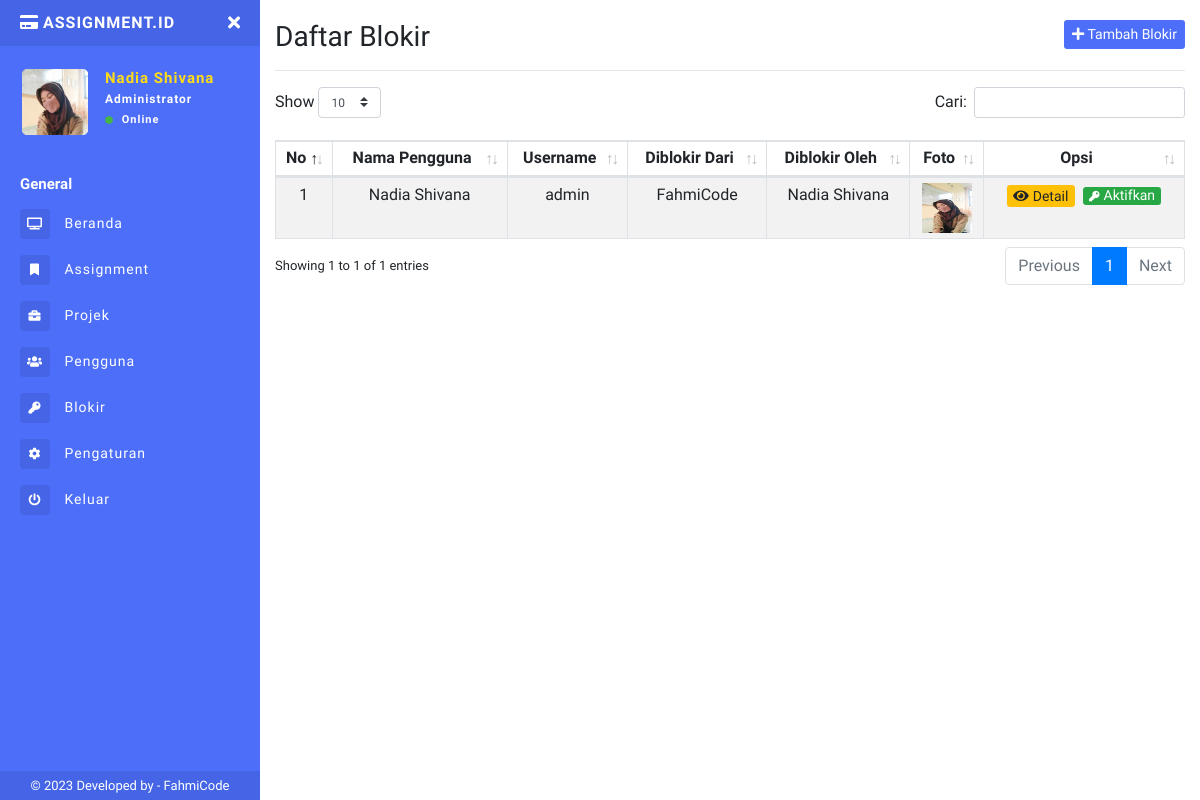
Screenshot of /app/daftar-blokir.php (signed in) with the database file from the repository.
### tables this page shows
CREATE TABLE `tb_pengguna` (
  `id` int(11) NOT NULL,
  `nama` varchar(50) NOT NULL,
  `username` varchar(30) NOT NULL,
  `password` varchar(40) NOT NULL,
  `email` varchar(50) NOT NULL,
  `tlpn` varchar(20) NOT NULL,
  `level` enum('Member','Leader','Administrator') NOT NULL,
  `logo` varchar(40) NOT NULL,
  `status` tinyint(4) NOT NULL,
  `kd_projek` varchar(20) NOT NULL,
  `created_at` timestamp NOT NULL DEFAULT current_timestamp(),
  `update_at` datetime DEFAULT NULL
);

CREATE TABLE `tb_blokir` (
  `id` int(11) NOT NULL,
  `id_pengguna` varchar(20) NOT NULL,
  `kd_projek` varchar(20) NOT NULL,
  `alasan` text NOT NULL,
  `blokir_by` varchar(50) NOT NULL,
  `created_at` date DEFAULT NULL
);

CREATE TABLE `tb_projek` (
  `kode_projek` char(12) NOT NULL,
  `nama` varchar(50) NOT NULL,
  `deskripsi` text NOT NULL,
  `token_projek` char(6) NOT NULL,
  `progress_projek` int(5) NOT NULL,
  `target_selesai` date DEFAULT NULL,
  `status` tinyint(4) NOT NULL,
  `created_by` varchar(10) NOT NULL,
  `created_at` date DEFAULT NULL,
  `update_at` datetime DEFAULT NULL
);

### app/daftar-blokir.php (the view, shortened to what this page needs)
<?php
include 'sidebar.php';
$query = "SELECT tb_pengguna.nama AS pengguna,tb_pengguna.username,tb_blokir.alasan,tb_projek.nama AS projek,tb_blokir.created_at,tb_blokir.id,tb_blokir.blokir_by,tb_pengguna.logo,tb_pengguna.status,tb_blokir.kd_projek FROM tb_blokir INNER JOIN tb_pengguna ON tb_blokir.id_pengguna = tb_pengguna.id INNER JOIN tb_projek ON tb_blokir.kd_projek = tb_projek.kode_projek";
$run = mysqli_query($conn, $query);
?>
<h1 class="h3 mb-0">
  Daftar Blokir
  <button class="btn btn-primary btn-sm border-0 float-right" type="button" data-toggle="modal" data-target="#Tambah"><i class="fa fa-plus"></i> Tambah Blokir</button>
</h1>
<hr>
<table class="table table-striped table-sm table-bordered dt-responsive nowrap text-center" id="table" width="100%">
  <thead>
    <tr>
      <th>No</th>
      <th>Nama Pengguna</th>
      <th>Username</th>
      <th>Diblokir Dari</th>
      <th>Diblokir Oleh</th>
      <th>Foto</th>
      <th>Opsi</th>
    </tr>
  </thead>
  <tbody>
    <?php $no = 1;
    while ($p = mysqli_fetch_array($run)) {
    ?>
      <tr>
        <td><?= $no++; ?></td>
        <td><?= $p['pengguna']; ?></td>
        <td><?= $p['username']; ?></td>
        <td><?= $p['projek']; ?></td>
        <td><?= $p['blokir_by']; ?></td>
        <td><a href="../uploads/profil/<?= $p['logo']; ?>" target="_blank"><img src="../uploads/profil/<?= $p['logo']; ?>" height="50px" width="50px" alt=""></a></td>
        <td>
          <a href="detail-blokir.php?id=<?= $p['id']; ?>" class="btn btn-warning btn-xs mr-1">
            <i class="fa fa-eye mr-1"></i>Detail
          </a>
          <a class="btn btn-success btn-xs aktifkan-data" href="proses-aktifkan.php?id=<?= $p['id']; ?>">
            <i class="fa fa-key fa-xs mr-1"></i>Aktifkan</a>
        </td>
      </tr>
    <?php } ?>
  </tbody>
</table>
<?php include "footer.php" ?>

### app/sidebar.php (shortened to what this page needs)
<?php
include '../connection/koneksi.php';
$query = "SELECT * FROM tb_pengguna WHERE id = '" .  $_COOKIE['id'] . "'";
$run = mysqli_query($conn, $query);
$d = mysqli_fetch_array($run);
?>
<!DOCTYPE html>
<html>
<head>
  <link rel="stylesheet" href="https://maxcdn.bootstrapcdn.com/bootstrap/4.0.0/css/bootstrap.min.css">
  <link href="../assets/css/style.css" rel="stylesheet">
  <link href="https://use.fontawesome.com/releases/v5.0.6/css/all.css" rel="stylesheet">
  <link href="../assets/vendor/datatables/dataTables.bootstrap4.min.css" rel="stylesheet">
  <link href="../assets/vendor/datatables/responsive.bootstrap4.min.css" rel="stylesheet">
</head>
<body>
  <div class="page-wrapper chiller-theme toggled">
    <nav id="sidebar" class="sidebar-wrapper">
      <div class="sidebar-content">
        <div class="sidebar-brand">
          <a href="./"><i class="fa fa-credit-card mr-1 text-uppercase"></i>assignment.id</a>
          <div id="close-sidebar">
            <i class="fas fa-times"></i>
          </div>
        </div>
        <div class="sidebar-header">
          <div class="user-pic" style="height:70px;width:70px;">
            <img class="img-responsive img-rounded" src="../uploads/profil/<?= $d['logo']; ?>" alt="User picture">
          </div>
          <div class="user-info">
            <span class="user-name"><?= $d['nama']; ?>
            </span>
            <span class="user-role"><?= $d['level'] ?> <?= $d['level'] != 'Administrator' ? 'Team' : '' ?></span>
            <span class="user-status">
              <i class="fa fa-circle"></i>
              <span>Online</span>
            </span>
          </div>
        </div>
        <div class="sidebar-menu">
          <ul>
            <li class="header-menu">
              <span>General</span>
            </li>
            <li>
              <a href="index.php">
                <i class="fas fa-tv"></i>
                <span>Beranda</span>
              </a>
            </li>
            <li>
              <a href="info-task.php">
                <i class="fa fa-fw fa-bookmark"></i>
                <span>Assignment</span>
              </a>
            </li>
            <?php
            if ($d['level'] == "Administrator" || $d['level'] == "Leader") { ?>
              <li class="nav-item">
                <a class="nav-link collapsed" href="#" data-toggle="collapse" data-target="#collapseTwo" aria-expanded="true" aria-controls="collapseTwo">
                  <i class="fa fa-briefcase"></i>
                  <span>Projek</span>
                </a>
              </li>
            <?php } ?>
            <?php
            if ($d['level'] == "Administrator") { ?>
              <li>
                <a href="pengguna.php">
                  <i class="fas fa-users"></i>
                  <span>Pengguna</span>
                </a>
              </li>
              <li>
                <a href="daftar-blokir.php">
                  <i class="fas fa-key"></i>
                  <span>Blokir</span>
                </a>
              </li>
            <?php  }  ?>
            <li>
              <a href="pengaturan.php">
                <i class="fa fa-cog"></i>
                <span>Pengaturan</span>
              </a>
            </li>
            <li>
              <a href="#Exit" data-toggle="modal">
                <i class="fa fa-power-off"></i>
                <span>Keluar</span>
              </a>
            </li>
          </ul>
        </div>
      </div>
      <div class="sidebar-footer">
        © 2023 Developed by - <a target="_blank" rel="noopener noreferrer" href="https://fahmi965.000webhostapp.com/Portofolio.html">
          FahmiCode</a>
      </div>
    </nav>
    <main class="page-content">
      <div class="container-fluid">
        <div class="d-block d-sm-block d-md-none d-lg-none py-2"></div>

### rows the page displays
tb_pengguna: logo (picture), nama "Nadia Shivana", level "Administrator"
tb_blokir: id_pengguna.nama "Nadia Shivana", id_pengguna.username "admin", kd_projek.nama "FahmiCode", blokir_by "Nadia Shivana", id_pengguna.logo (picture)
